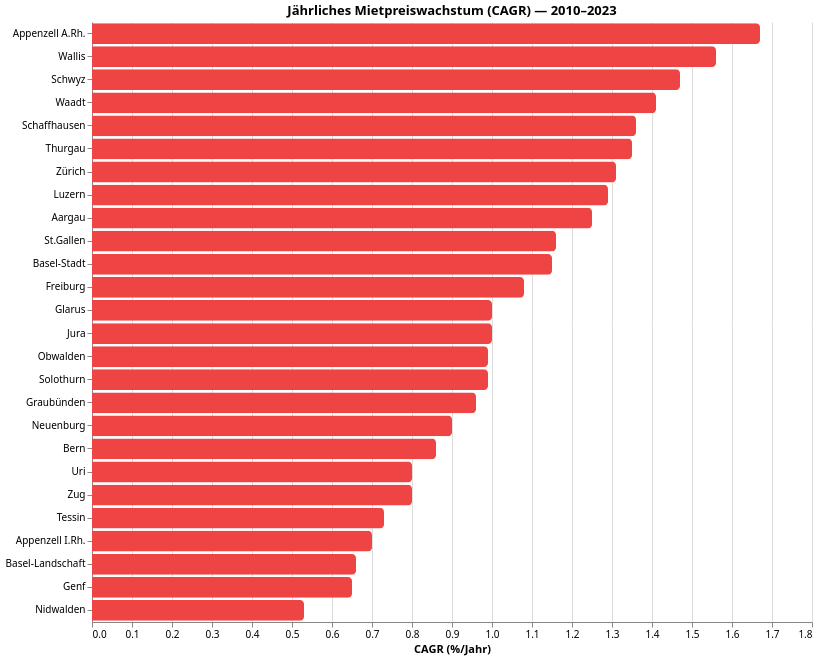

Here is the Vega-Lite specification saved for this chart:
### Vega-Lite specification from a JSON file in a GitHub repository (floating-point values rounded to 4 significant figures)
{"$schema": "https://vega.github.io/schema/vega-lite/v5.json", "config": {"font": "Switzer, system-ui, sans-serif", "view": {"stroke": "transparent"}}, "data": {"values": [{"CAGR %": 1.67, "Kanton": "Appenzell A.Rh.", "Miete_last": 1273}, {"CAGR %": 1.56, "Kanton": "Wallis", "Miete_last": 1241}, {"CAGR %": 1.47, "Kanton": "Schwyz", "Miete_last": 1647}, {"CAGR %": 1.41, "Kanton": "Waadt", "Miete_last": 1457}, {"CAGR %": 1.36, "Kanton": "Schaffhausen", "Miete_last": 1189}, {"CAGR %": 1.35, "Kanton": "Thurgau", "Miete_last": 1280}, {"CAGR %": 1.31, "Kanton": "Zürich", "Miete_last": 1681}, {"CAGR %": 1.29, "Kanton": "Luzern", "Miete_last": 1395}, {"CAGR %": 1.25, "Kanton": "Aargau", "Miete_last": 1398}, {"CAGR %": 1.16, "Kanton": "St.Gallen", "Miete_last": 1295}, {"CAGR %": 1.15, "Kanton": "Basel-Stadt", "Miete_last": 1399}, {"CAGR %": 1.08, "Kanton": "Freiburg", "Miete_last": 1265}, {"CAGR %": 1.0, "Kanton": "Glarus", "Miete_last": 1153}, {"CAGR %": 1.0, "Kanton": "Jura", "Miete_last": 926}, {"CAGR %": 0.99, "Kanton": "Obwalden", "Miete_last": 1328}, {"CAGR %": 0.99, "Kanton": "Solothurn", "Miete_last": 1185}, {"CAGR %": 0.96, "Kanton": "Graubünden", "Miete_last": 1372}, {"CAGR %": 0.9, "Kanton": "Neuenburg", "Miete_last": 1010}, {"CAGR %": 0.86, "Kanton": "Bern", "Miete_last": 1244}, {"CAGR %": 0.8, "Kanton": "Uri", "Miete_last": 1174}, {"CAGR %": 0.8, "Kanton": "Zug", "Miete_last": 1813}, {"CAGR %": 0.73, "Kanton": "Tessin", "Miete_last": 1216}, {"CAGR %": 0.7, "Kanton": "Appenzell I.Rh.", "Miete_last": 1253}, {"CAGR %": 0.66, "Kanton": "Basel-Landschaft", "Miete_last": 1400}, {"CAGR %": 0.65, "Kanton": "Genf", "Miete_last": 1452}, {"CAGR %": 0.53, "Kanton": "Nidwalden", "Miete_last": 1449}]}, "encoding": {"color": {"value": "#ef4444"}, "x": {"field": "CAGR %", "title": "CAGR (%/Jahr)", "type": "quantitative"}, "y": {"field": "Kanton", "sort": "-x", "title": null, "type": "nominal"}}, "height": 600, "mark": {"cornerRadiusEnd": 4, "type": "bar"}, "title": "Jährliches Mietpreiswachstum (CAGR) — 2010–2023", "width": 720}
